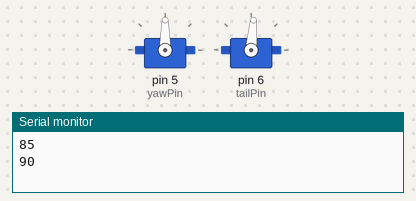
Recording of a sketch running on a simulated Arduino Uno, built with avr-gcc and run on an emulated ATmega328P. Shown: 2 × servo, the last lines printed to the serial monitor.

Above: at 0.05 s.
At 0.4 s:
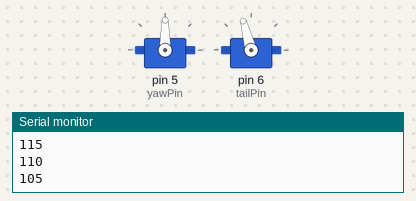
At 0.65 s:
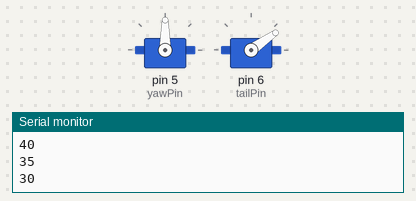
At 0.9 s:
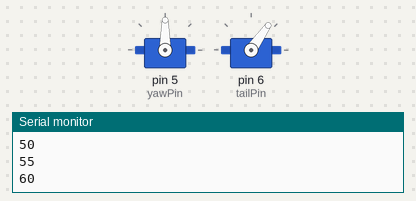
Timing chart, 0 to 3.0 s (numbered marks = the images above):
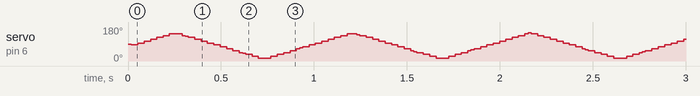

The sketch:

Servo_Tethered_Test.ino
```cpp
#define yawPin 5
#define tailPin 6
#include <Servo.h>
Servo yawServo;
Servo tailServo;

// Servo Movement Timing Variables
long unsigned lastMoveTimeTail = 0; // Keeps track of the last time we calculated tail positions. 0 indicates it's never been initialized.
long unsigned lastMoveTimeYaw = 0;
long unsigned moveTimer = 0; // Keeps track of the tail's phase. Always counts up, but speed can change.
int moveDelayTime = 50; // Every couple of ms recalculate tail/yaw positioning.
// Must make sure that the time delay is smaller than the time step of moving the servo at a constant period
int fastFlapPeriod = 1 * 1000; // 1 full cycle in x milliseconds
int slowFlapPeriod = 2 * 1000; // 1 full cycle in x milliseconds
int slowerFlapPeriod = 4 * 1000;

// Servo Positions: ??Need calibration?? Look into making sure that the servoLeft/Right are not negative, since transmitting unsigned bytes.
int yawServoLeft = 10; // degrees
int yawServoRight = 150; // degrees
int tailServoLeft = 0; // degrees
int tailServoRight = 180; // degrees
int servoAngleChange = 5; // Smallest value by which to increment servo position
int yawServoPos = (yawServoRight + yawServoLeft) / 2; // Initialize to the midpoint.
int tailServoPos = (tailServoRight + tailServoLeft) / 2; // Initialize to the midpoint.
int tailDir = 1; // If 1: yaw servo is moving to the right (incrementing). If -1: yaw servo is moving to the left (decrementing)
int yawDir = 1;
// Moving the tail position at a constant frequency
void updateTailPosition(int period){
  int numStepsInCycle = 2 * abs(tailServoRight - tailServoLeft) / servoAngleChange; // Number of steps to complete full period with servoAngleChange update
  int timeToMove = period / numStepsInCycle; // Need to move servo every x milliseconds to achieve this frequency
  if(millis() - lastMoveTimeTail >= timeToMove){ // Update servo direction only if correct amount of time has passed
    // Check to see if the servo will move out of bounds with current direction, either left (too much decrement) or right (too much increment)
    if(tailServoPos + tailDir * servoAngleChange > tailServoRight || tailServoPos + tailDir * servoAngleChange < tailServoLeft){
      // Switch direction
      tailDir *= -1;
    }
    tailServoPos += tailDir * servoAngleChange; // Update tail servo pos
    lastMoveTimeTail = millis();
  }
}

// Moving the tail position at a constant frequency
void updateYawPosition(int period){
  int numStepsInCycle = 2 * abs(yawServoRight - yawServoLeft) / servoAngleChange; // Number of steps to complete full period with servoAngleChange update
  int timeToMove = period / numStepsInCycle; // Need to move servo every x milliseconds to achieve this frequency

  if(millis() - lastMoveTimeYaw >= timeToMove){ // Update servo direction only if correct amount of time has passed
    // Check to see if the servo will move out of bounds with current direction, either left (too much decrement) or right (too much increment)
    if(yawServoPos + yawDir * servoAngleChange > yawServoRight || yawServoPos + yawDir * servoAngleChange < yawServoLeft){
      // Switch direction
      yawDir *= -1;
    }
    yawServoPos += yawDir * servoAngleChange; // Update tail servo pos
    lastMoveTimeYaw = millis();
  }
}

boolean updateYawPositionBool(int period){
  int numStepsInCycle = 2 * abs(yawServoRight - yawServoLeft) / servoAngleChange; // Number of steps to complete full period with servoAngleChange update
  int timeToMove = period / numStepsInCycle; // Need to move servo every x milliseconds to achieve this frequency

  if(millis() - lastMoveTimeYaw >= timeToMove){ // Update servo direction only if correct amount of time has passed
    // Check to see if the servo will move out of bounds with current direction, either left (too much decrement) or right (too much increment)
    if(yawServoPos + yawDir * servoAngleChange > yawServoRight || yawServoPos + yawDir * servoAngleChange < yawServoLeft){
      // Switch direction
      yawDir *= -1;
    }
    yawServoPos += yawDir * servoAngleChange; // Update tail servo pos
    lastMoveTimeYaw = millis();
    return true;
  }
  return false;
}

void setup(){
  Serial.begin(9600);
  yawServo.attach(yawPin);
  tailServo.attach(tailPin);
  tailServo.write(90);
}

void loop(){
  if(updateYawPositionBool(fastFlapPeriod)){
    tailServo.write(yawServoPos);
    Serial.println(yawServoPos);
  }
//  if(millis() - lastMoveTimeTail >= moveDelayTime){
//    updateTailPosition(2 * slowFlapPeriod);
//    tailServo.write(tailServoPos);
//    lastMoveTimeTail = millis(); // Update timer
//    Serial.println(tailServoPos);
//  }
//
//  if(millis() - lastMoveTimeYaw >= moveDelayTime){
//    updateYawPosition(slowFlapPeriod);
//    yawServo.write(yawServoPos);
//    lastMoveTimeYaw = millis(); // Update timer
//    Serial.println(yawServoPos);
//  }
}
```
